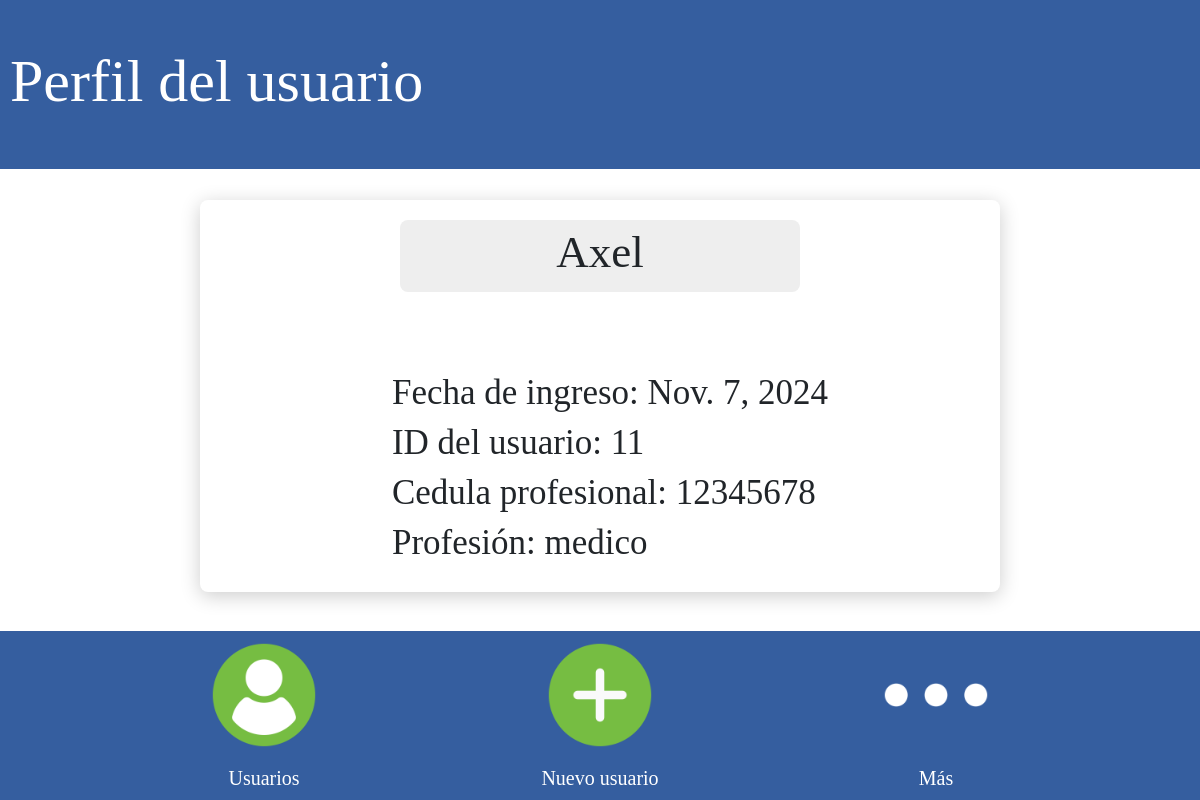
The app's page /perfilUsuario/11/ with its own data.
### Hospital_Infantil/models.py (models this page shows, shortened)
class UserProfile(models.Model):
    FUNCIONALIDAD_CHOICES = [
        ('administrador', 'ADMINISTRADOR'),
        ('medico', 'MEDICO'),
        ('enfermero', 'ENFERMERO')
    ]
    user = models.OneToOneField(User, on_delete=models.CASCADE)
    fecha_registro = models.DateField(blank=True, null=True)
    cedula_profesional = models.DecimalField(max_digits=8, decimal_places=0, blank=True)
    funcionalidad = models.CharField(
        max_length=20,
        choices=FUNCIONALIDAD_CHOICES
    )

### Hospital_Infantil/views.py (the view)
# urls.py: path('perfilUsuario/<int:id>/', views.perfilUsuario, name="perfilUsuario"),
def perfilUsuario(request, id):
    user = get_object_or_404(User, id=id)
    user_profile = get_object_or_404(UserProfile, user=user)
    if (user.is_active):
        return render(request, "perfilUsuario.html", {'user': user, 'user_profile': user_profile})
    else:
        return render(request, "perfilUsuarioDeshabilitado.html", {'user': user, 'user_profile': user_profile})

### templates/perfilUsuario.html (shortened to what this page needs)
{% load static %}
<!DOCTYPE html>
<html lang="en">
<head>
    <div class="fixed-top-border"><h1>Perfil del usuario</h1></div>
        <link href="https://cdn.jsdelivr.net/npm/bootstrap@5.3.0-alpha3/dist/css/bootstrap.min.css" rel="stylesheet">
</head>
<body>
    <center>
        <div class="form-container">
            <div class="section-title"><h2>{{ user.username }}</h2></div>
            <form >
            <h3>Fecha de ingreso: {{ user_profile.fecha_registro }}</h3>
            <h3>ID del usuario: {{ user.id }}</h3>
            <h3>Cedula profesional: {{ user_profile.cedula_profesional }}</h3>
            <h3>Profesión: {{ user_profile.funcionalidad }}</h3>
        </div>
    </center>
    <div class="fixed-bottom-border">
        <center>
            <a href = "{% url 'usuarios' %}">
            <div class="icon-container">
                <div class="icon-item">
                    <img src="{% static 'assets/interfaz/user.png' %}">
                    <p>Usuarios</p>
                </div>
            </a>
            <a href = "{% url 'registroUsuario' %}">
                <div class="icon-item">
                    <img src="{% static 'assets/interfaz/plus.png' %}">
                    <p>Nuevo usuario</p>
                </div>
            </a>
                <div class="icon-item dropdown">
                    <img src="{% static 'assets/interfaz/more.png' %}" data-bs-toggle="dropdown" aria-expanded="false" class="dropdown-toggle">
                    <p>Más</p>
                </div>
            </div>
</body>
</html>

### templates/perfilUsuario.html (style rules this page uses)
.fixed-top-border { position: fixed; top: 0; left: 0; width: 100%; height: 169.3px; background-color: #355e9f; z-index: 1000; display: flex; align-items: center; font-family: Montserrat; color: white; padding: 10px; }
.fixed-bottom-border { position: fixed; bottom: 0px; left: 0px; width: 100%; display: flex; justify-content: center; align-items: center; background-color:#355e9f; padding: 10px; height: 169.3px; }
.icon-container { display: flex; justify-content: space-between; }
.icon-item { position: relative; margin: 0 40px; text-align: center; }
.icon-item img { margin-bottom: 40px; scale: 40%; }
.icon-item p { position: absolute; bottom: 0; left: 50%; color: white; font-family: Montserrat; font-size: 20px; transform: translateX(-50%) translateY(-180%); }
.form-container { margin-top: 50px; padding: 20px; background-color: white; border-radius: 8px; box-shadow: 0 4px 20px rgba(0, 0, 0, 0.2); width: 800px; display: flex; flex-direction: column; align-items: center; margin-bottom: 200px; margin-top: 200px; }
.form-container h3 { font-size: 35px; }
.section-title { background-color: #EEEEEE; width: 400px; border-radius: 8px; padding: 5px; margin-bottom: 80px; text-align: center; }
.section-title h2 { font-family: Montserrat; font-size: 45px; }
.fixed-top-border h1 { font-family: Montserrat; font-size: 60px; }
h2 { font-family: Montserrat; font-size: 40px; }
h3 { font-family: Calibri; font-size: 30px; align-self: flex-start; text-align: left; width: 100%; padding-left: 20px; }
p { font-family: Calibri; align-self: flex-start; text-align: justify; }
img { scale: 40%; }

### records on screen
UserProfile: fecha_registro "Nov. 7, 2024", cedula_profesional "12345678", funcionalidad "medico"

### other values on screen
{{ user.username }} "Axel"
{{ user.id }} "11"
